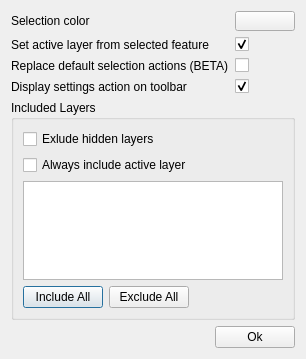
<?xml version="1.0" encoding="UTF-8"?>
<ui version="4.0">
 <class>SettingsDialog</class>
 <widget class="QDialog" name="SettingsDialog">
  <property name="geometry">
   <rect>
    <x>0</x>
    <y>0</y>
    <width>279</width>
    <height>359</height>
   </rect>
  </property>
  <property name="windowTitle">
   <string>MultiLayer Select Settings</string>
  </property>
  <layout class="QVBoxLayout" name="verticalLayout">
   <item>
    <layout class="QFormLayout" name="formLayout">
     <item row="0" column="0">
      <widget class="QLabel" name="label_2">
       <property name="text">
        <string>Selection color</string>
       </property>
      </widget>
     </item>
     <item row="0" column="1">
      <widget class="QgsColorButton" name="selectionColorButton">
       <property name="sizePolicy">
        <sizepolicy hsizetype="Fixed" vsizetype="Fixed">
         <horstretch>0</horstretch>
         <verstretch>0</verstretch>
        </sizepolicy>
       </property>
       <property name="minimumSize">
        <size>
         <width>60</width>
         <height>20</height>
        </size>
       </property>
       <property name="maximumSize">
        <size>
         <width>16777215</width>
         <height>20</height>
        </size>
       </property>
      </widget>
     </item>
     <item row="1" column="1">
      <widget class="QCheckBox" name="activeLayerCheckBox">
       <property name="text">
        <string/>
       </property>
       <property name="checked">
        <bool>true</bool>
       </property>
      </widget>
     </item>
     <item row="1" column="0">
      <widget class="QLabel" name="label">
       <property name="text">
        <string>Set active layer from selected feature</string>
       </property>
      </widget>
     </item>
     <item row="2" column="0">
      <widget class="QLabel" name="label_3">
       <property name="text">
        <string>Replace default selection actions (BETA)</string>
       </property>
      </widget>
     </item>
     <item row="3" column="0">
      <widget class="QLabel" name="label_4">
       <property name="text">
        <string>Display settings action on toolbar</string>
       </property>
      </widget>
     </item>
     <item row="2" column="1">
      <widget class="QCheckBox" name="replaceActionsCheckBox">
       <property name="text">
        <string/>
       </property>
      </widget>
     </item>
     <item row="3" column="1">
      <widget class="QCheckBox" name="showSettingsCheckBox">
       <property name="text">
        <string/>
       </property>
       <property name="checked">
        <bool>true</bool>
       </property>
      </widget>
     </item>
    </layout>
   </item>
   <item>
    <widget class="QGroupBox" name="groupBox">
     <property name="toolTip">
      <string>Allow to define layers that will not be considered by the multiselection tools (i.e. vector basemaps)</string>
     </property>
     <property name="title">
      <string>Included Layers</string>
     </property>
     <layout class="QVBoxLayout" name="verticalLayout_2">
      <item>
       <widget class="QCheckBox" name="onlyVisibleCheckBox">
        <property name="toolTip">
         <string>If checked, the active layer will be handled by the selection tools even if it is unchecked in the list below</string>
        </property>
        <property name="text">
         <string>Exlude hidden layers</string>
        </property>
       </widget>
      </item>
      <item>
       <widget class="QCheckBox" name="includeActiveLayerCheckBox">
        <property name="toolTip">
         <string>If checked, the active layer will be handled by the selection tools even if it is unchecked in the list below</string>
        </property>
        <property name="text">
         <string>Always include active layer</string>
        </property>
       </widget>
      </item>
      <item>
       <widget class="QListView" name="view"/>
      </item>
      <item>
       <layout class="QHBoxLayout" name="horizontalLayout_2">
        <item>
         <widget class="QPushButton" name="includeButton">
          <property name="text">
           <string>Include All</string>
          </property>
         </widget>
        </item>
        <item>
         <widget class="QPushButton" name="excludeButton">
          <property name="text">
           <string>Exclude All</string>
          </property>
         </widget>
        </item>
        <item>
         <spacer name="horizontalSpacer_2">
          <property name="orientation">
           <enum>Qt::Horizontal</enum>
          </property>
          <property name="sizeHint" stdset="0">
           <size>
            <width>40</width>
            <height>20</height>
           </size>
          </property>
         </spacer>
        </item>
       </layout>
      </item>
     </layout>
    </widget>
   </item>
   <item>
    <spacer name="verticalSpacer">
     <property name="orientation">
      <enum>Qt::Vertical</enum>
     </property>
     <property name="sizeHint" stdset="0">
      <size>
       <width>20</width>
       <height>40</height>
      </size>
     </property>
    </spacer>
   </item>
   <item>
    <layout class="QHBoxLayout" name="horizontalLayout">
     <item>
      <spacer name="horizontalSpacer">
       <property name="orientation">
        <enum>Qt::Horizontal</enum>
       </property>
       <property name="sizeHint" stdset="0">
        <size>
         <width>40</width>
         <height>20</height>
        </size>
       </property>
      </spacer>
     </item>
     <item>
      <widget class="QPushButton" name="okButton">
       <property name="text">
        <string>Ok</string>
       </property>
      </widget>
     </item>
    </layout>
   </item>
  </layout>
 </widget>
 <customwidgets>
  <customwidget>
   <class>QgsColorButton</class>
   <extends>QToolButton</extends>
   <header>qgscolorbutton.h</header>
  </customwidget>
 </customwidgets>
 <resources/>
 <connections>
  <connection>
   <sender>okButton</sender>
   <signal>clicked()</signal>
   <receiver>SettingsDialog</receiver>
   <slot>accept()</slot>
   <hints>
    <hint type="sourcelabel">
     <x>96</x>
     <y>200</y>
    </hint>
    <hint type="destinationlabel">
     <x>133</x>
     <y>110</y>
    </hint>
   </hints>
  </connection>
 </connections>
</ui>
